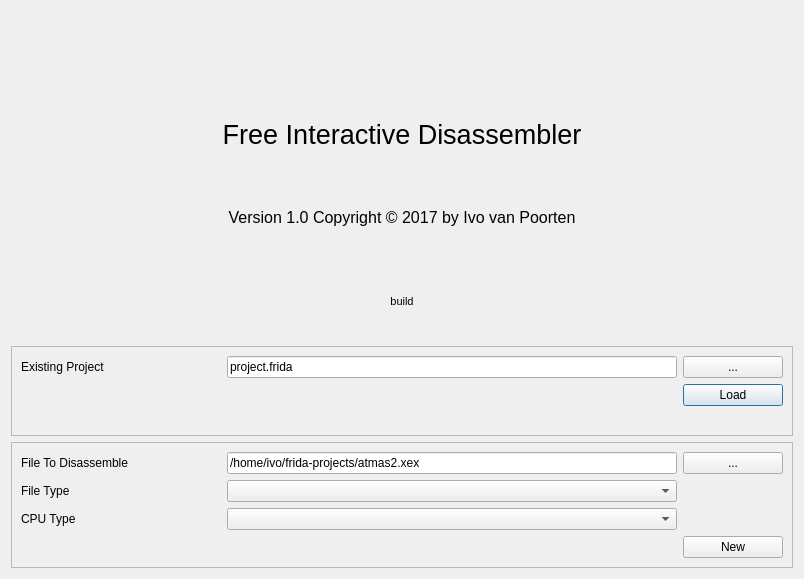
<?xml version="1.0" encoding="UTF-8"?>
<ui version="4.0">
 <class>StartDialog</class>
 <widget class="QDialog" name="StartDialog">
  <property name="geometry">
   <rect>
    <x>0</x>
    <y>0</y>
    <width>804</width>
    <height>579</height>
   </rect>
  </property>
  <property name="windowTitle">
   <string>Dialog</string>
  </property>
  <layout class="QVBoxLayout" name="verticalLayout">
   <item>
    <widget class="QLabel" name="label">
     <property name="text">
      <string/>
     </property>
     <property name="pixmap">
      <pixmap resource="frida.qrc">:/logo/frida-logo-test.png</pixmap>
     </property>
     <property name="alignment">
      <set>Qt::AlignCenter</set>
     </property>
     <property name="margin">
      <number>8</number>
     </property>
    </widget>
   </item>
   <item>
    <widget class="QLabel" name="labelTitle">
     <property name="font">
      <font>
       <pointsize>20</pointsize>
      </font>
     </property>
     <property name="autoFillBackground">
      <bool>false</bool>
     </property>
     <property name="text">
      <string>Free Interactive Disassembler</string>
     </property>
     <property name="alignment">
      <set>Qt::AlignCenter</set>
     </property>
    </widget>
   </item>
   <item>
    <widget class="QLabel" name="label_2">
     <property name="font">
      <font>
       <pointsize>12</pointsize>
      </font>
     </property>
     <property name="text">
      <string>Version 1.0 Copyright © 2017 by Ivo van Poorten</string>
     </property>
     <property name="alignment">
      <set>Qt::AlignCenter</set>
     </property>
     <property name="margin">
      <number>4</number>
     </property>
    </widget>
   </item>
   <item>
    <widget class="QLabel" name="labelBuild">
     <property name="font">
      <font>
       <pointsize>8</pointsize>
      </font>
     </property>
     <property name="text">
      <string>build</string>
     </property>
     <property name="alignment">
      <set>Qt::AlignCenter</set>
     </property>
    </widget>
   </item>
   <item>
    <widget class="QFrame" name="frameExistingProject">
     <property name="frameShape">
      <enum>QFrame::StyledPanel</enum>
     </property>
     <property name="frameShadow">
      <enum>QFrame::Raised</enum>
     </property>
     <layout class="QGridLayout" name="gridLayout">
      <item row="1" column="2">
       <widget class="QPushButton" name="buttonLoadExistingProject">
        <property name="text">
         <string>Load</string>
        </property>
        <property name="icon">
         <iconset resource="frida.qrc">
          <normaloff>:/icons/icons/document-open.png</normaloff>:/icons/icons/document-open.png</iconset>
        </property>
       </widget>
      </item>
      <item row="0" column="2">
       <widget class="QPushButton" name="buttonBrowseExistingProject">
        <property name="text">
         <string>...</string>
        </property>
       </widget>
      </item>
      <item row="0" column="1">
       <widget class="QLineEdit" name="lineExistingProject">
        <property name="text">
         <string>project.frida</string>
        </property>
       </widget>
      </item>
      <item row="0" column="0">
       <widget class="QLabel" name="labelExistingProject">
        <property name="text">
         <string>Existing Project</string>
        </property>
       </widget>
      </item>
      <item row="1" column="0">
       <spacer name="space3">
        <property name="orientation">
         <enum>Qt::Horizontal</enum>
        </property>
        <property name="sizeType">
         <enum>QSizePolicy::Maximum</enum>
        </property>
        <property name="sizeHint" stdset="0">
         <size>
          <width>200</width>
          <height>20</height>
         </size>
        </property>
       </spacer>
      </item>
      <item row="2" column="2">
       <spacer name="space4">
        <property name="orientation">
         <enum>Qt::Horizontal</enum>
        </property>
        <property name="sizeType">
         <enum>QSizePolicy::Maximum</enum>
        </property>
        <property name="sizeHint" stdset="0">
         <size>
          <width>100</width>
          <height>20</height>
         </size>
        </property>
       </spacer>
      </item>
     </layout>
    </widget>
   </item>
   <item>
    <widget class="QFrame" name="frameNewProject">
     <property name="enabled">
      <bool>true</bool>
     </property>
     <property name="frameShape">
      <enum>QFrame::StyledPanel</enum>
     </property>
     <property name="frameShadow">
      <enum>QFrame::Raised</enum>
     </property>
     <layout class="QGridLayout" name="gridLayout_2">
      <item row="1" column="0">
       <widget class="QLabel" name="labelFileDisasm">
        <property name="text">
         <string>File To Disassemble</string>
        </property>
       </widget>
      </item>
      <item row="1" column="1">
       <widget class="QLineEdit" name="lineFileDisasm">
        <property name="text">
         <string>/home/ivo/frida-projects/atmas2.xex</string>
        </property>
       </widget>
      </item>
      <item row="1" column="2">
       <widget class="QPushButton" name="buttonBrowseFileDisasm">
        <property name="text">
         <string>...</string>
        </property>
       </widget>
      </item>
      <item row="5" column="2">
       <widget class="QPushButton" name="buttonNewProject">
        <property name="text">
         <string>New</string>
        </property>
        <property name="icon">
         <iconset resource="frida.qrc">
          <normaloff>:/icons/icons/document-new.png</normaloff>:/icons/icons/document-new.png</iconset>
        </property>
       </widget>
      </item>
      <item row="5" column="0">
       <spacer name="space">
        <property name="orientation">
         <enum>Qt::Horizontal</enum>
        </property>
        <property name="sizeType">
         <enum>QSizePolicy::Maximum</enum>
        </property>
        <property name="sizeHint" stdset="0">
         <size>
          <width>200</width>
          <height>20</height>
         </size>
        </property>
       </spacer>
      </item>
      <item row="3" column="0">
       <widget class="QLabel" name="labelCPUType">
        <property name="text">
         <string>CPU Type</string>
        </property>
       </widget>
      </item>
      <item row="2" column="1">
       <widget class="QComboBox" name="comboFileType"/>
      </item>
      <item row="2" column="0">
       <widget class="QLabel" name="labelFileType">
        <property name="text">
         <string>File Type</string>
        </property>
       </widget>
      </item>
      <item row="3" column="1">
       <widget class="QComboBox" name="comboCPUType"/>
      </item>
      <item row="3" column="2">
       <spacer name="space2">
        <property name="orientation">
         <enum>Qt::Horizontal</enum>
        </property>
        <property name="sizeType">
         <enum>QSizePolicy::Maximum</enum>
        </property>
        <property name="sizeHint" stdset="0">
         <size>
          <width>100</width>
          <height>20</height>
         </size>
        </property>
       </spacer>
      </item>
     </layout>
    </widget>
   </item>
  </layout>
 </widget>
 <resources>
  <include location="frida.qrc"/>
 </resources>
 <connections/>
</ui>
